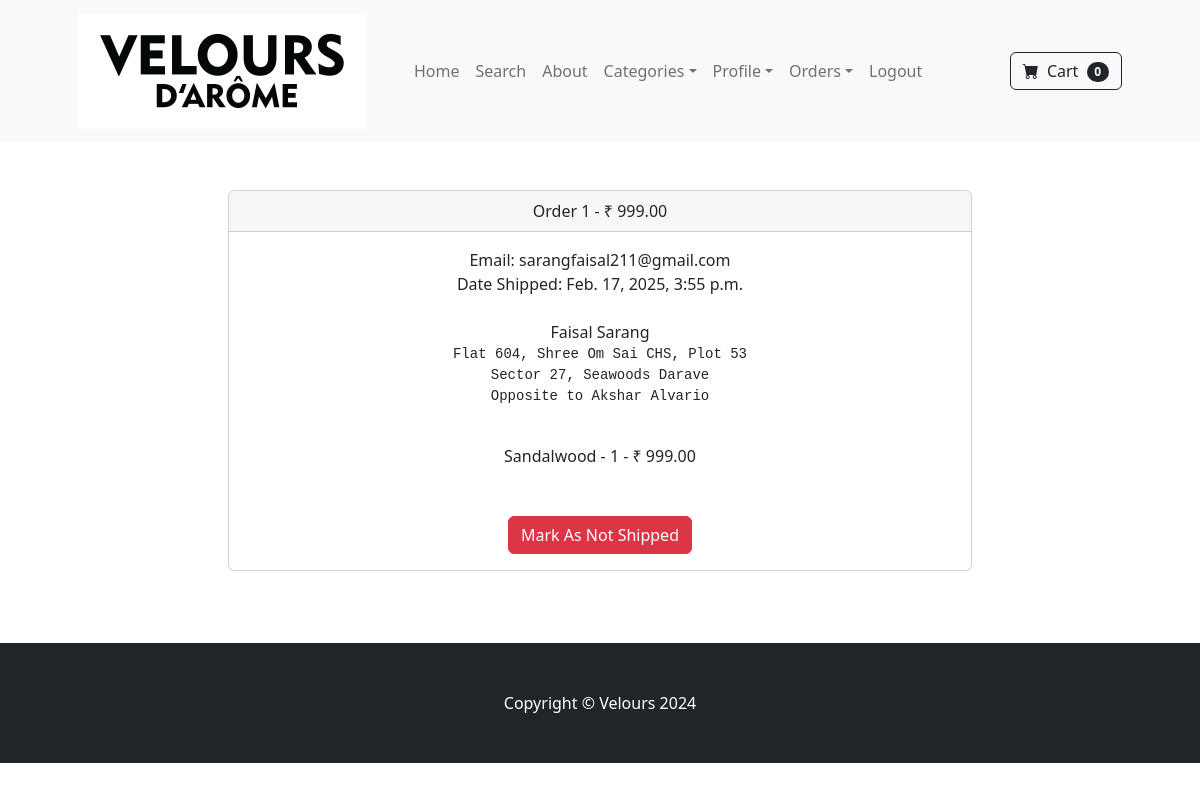
/payment/orders/1 (signed in), run on the app's committed database.
### payment/models.py (models this page shows, shortened)
class Order(models.Model):
	user = models.ForeignKey(User, on_delete=models.CASCADE, null=True, blank=True)
	full_name = models.CharField(max_length=250)
	email = models.EmailField(max_length=250)
	shipping_address = models.TextField(max_length=15000)
	amount_paid = models.DecimalField(max_digits=7, decimal_places=2)
	date_ordered = models.DateTimeField(auto_now_add=True)
	shipped = models.BooleanField(default=False)
	date_shipped = models.DateTimeField(blank=True, null=True)

class OrderItem(models.Model):
	order = models.ForeignKey(Order, on_delete=models.CASCADE, null=True)
	product = models.ForeignKey(Product, on_delete=models.CASCADE, null=True)
	user = models.ForeignKey(User, on_delete=models.CASCADE, null=True, blank=True)
	quantity = models.PositiveBigIntegerField(default=1)
	price = models.DecimalField(max_digits=7, decimal_places=2)

### store/models.py (models this page shows)
class Product(models.Model):
    name = models.CharField(max_length = 50)
    price = models.DecimalField(default = 0, decimal_places = 2, max_digits = 6)
    category = models.ForeignKey(Category, on_delete = models.CASCADE, default = 1)
    description = models.CharField(max_length = 250, default = '', blank = True, null = True)
    image = models.ImageField(upload_to='uploads/product/')
    is_sale = models.BooleanField(default=False)
    sale_price = models.DecimalField(default=0, decimal_places=2, max_digits=6)
    def __str__(self):
        return self.name

### payment/views.py (the view, shortened to what this page needs)
# urls.py: path('orders/<int:pk>', views.orders, name="orders"),
def orders(request, pk):
	if request.user.is_authenticated and request.user.is_superuser:
		order = Order.objects.get(id=pk)
		items = OrderItem.objects.filter(order=pk)
		return render(request, 'payment/orders.html', {"order":order, "items":items})
	else:
		messages.success(request, "Access Denied")
		return redirect('home')

### cart/cart.py (called while the page is built)
    def __len__(self):
        return len(self.cart)

### cart/context_processors.py (called while the page is built)
def cart(request):
    return {'cart': Cart(request)}

### velours/context_processors.py (called while the page is built)
def categories_processor(request):
    return {
        'categories': Category.objects.all()
    }

### payment/templates/payment/orders.html (shortened to what this page needs)
{% extends 'base.html' %}
{% block content %}
        <div class="container">
        	<div class="row">
        		<center>
        			<div class="col-8">
        				<br/><br/>
<div class="card">
  <div class="card-header">
    Order {{ order.id}} - ₹ {{order.amount_paid}}
  </div>
  <div class="card-body">
    Email: {{ order.email}}<br/>
    {% if order.date_shipped %}
      Date Shipped: {{ order.date_shipped}}
    {% else %}
     Date Ordered: {{ order.date_ordered}}
    {% endif %}
    <br/><br/>
    {{ order.full_name }}<br/>
    <pre>{{ order.shipping_address }}
    </pre>
    {% for item in items %}
      {{ item.product }} - {{ item.quantity }} - ₹ {{ item.price }}<br/>
    {% endfor %}
    <br/><br/>
    {% if not order.shipped %}
    <form method="POST">
      {% csrf_token %}
      <input type="hidden" name="shipping_status" value="true">
      <button type="Submit" class="btn btn-success">Mark As Shipped</button>
    </from>
    {% else %}
    <form method="POST">
      <button type="Submit" class="btn btn-danger">Mark As Not Shipped</button>
    {% endif %}
  </div>
</div>
<br/>
<br/><br/>
        			</div>
        		</center>
        	</div>
        </div>
{% endblock %}

### data on the page
Order: id "1", amount_paid "999.00", email "sarangfaisal211@gmail.com", date_shipped "Feb. 17, 2025, 3:55 p.m.", full_name "Faisal Sarang", shipping_address "Flat 604, Shree Om Sai CHS, Plot 53 Sector 27, Seawoods Darave Opposite to Akshar Alvario"
OrderItem: product "Sandalwood", quantity "1", price "999.00"

### other printed values
{{ cart|length }} "0"
